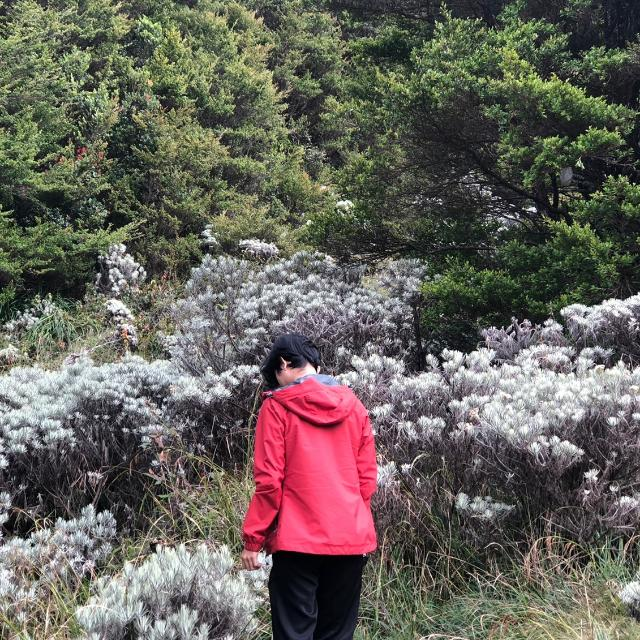
#> input picture PCD/Praktikum 7/rahmat.jpg, 640 x 640 px
$ jupyter execute ContranstEnhance_71.ipynb
#> lines starting #> are read from the running program, lines starting #| are printed output that depends on the picture
[cell 1]
# Import library yang dibutuhkan
import numpy as np
import matplotlib.pyplot as plt
import cv2

# membuat variabel image untuk membaca file rahmat.jpg
image = cv2.imread("rahmat.jpg", cv2.IMREAD_GRAYSCALE) # Membaca gambar dengan library opencv lalu dibuat terbaca dengan warna grayscale
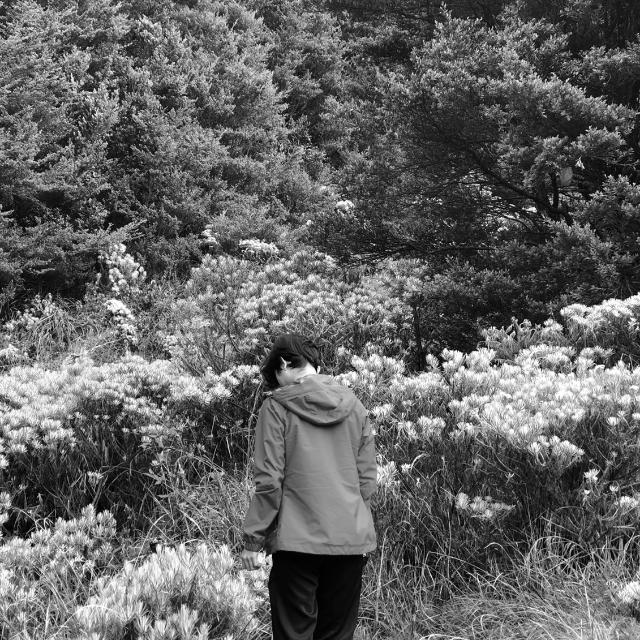
#> image: shape (640, 640); min 0, max 255, mean 98.9

# membuat variabel image_equalized untuk equalizing image
image_equalized = cv2.equalizeHist(image) # equalize berfungsi untuk meratakan intensitas pixel agar lebih merata untuk gambar pada  var. image
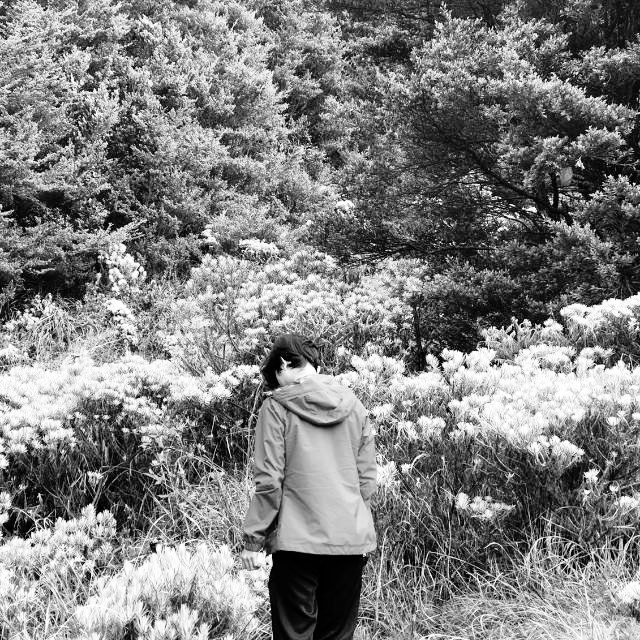
#> image_equalized: shape (640, 640); min 0, max 255, mean 127.9

# Penerapan Metode Contrast Limited Adaptive Histogram Equalization (CLAHE)
clahe = cv2.createCLAHE(clipLimit=2, tileGridSize=(8,8))
# Apply CLAHE to the original image
image_clahe = clahe.apply(image)
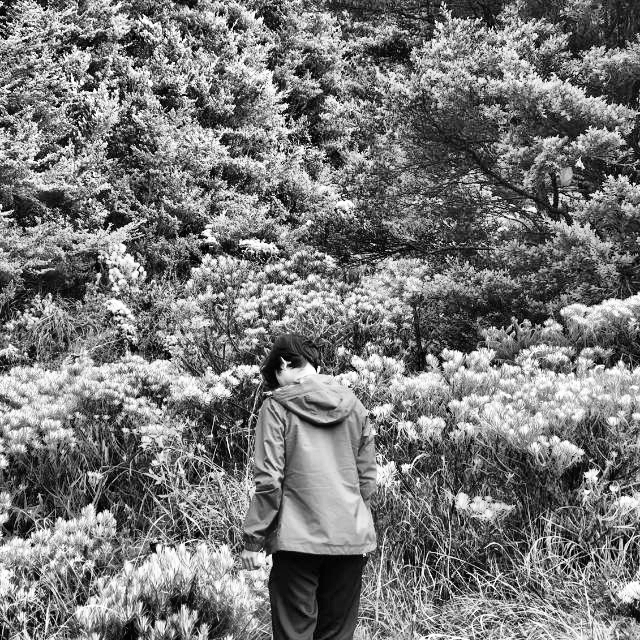
#> image_clahe: shape (640, 640); min 0, max 255, mean 120

# Penerapan metode Contrast Stretching (CS)
image_cs = np.zeros((image.shape[0],image.shape[1]),dtype = 'uint8') # Membuat array kosong dengan library numpy

# membuat variabel untuk menghitung nilai minimum dan maksimum dari image
min = np.min(image)
#> min = 0
max = np.max(image)
#> max = 255

for i in range(image.shape[0]):
    for j in range(image.shape[1]):
        image_cs[i,j] = 255*(image[i,j]-min)/(max-min)


# Penerapan Metode Perkalian Konstanta
# Membuat variabel image2 yang isinya image dan mengubahnya menjadi tipe data float
image2 = image.copy().astype(float)

# Mendapatkan dimensi gambar
m1, n1 = image2.shape
#> m1 = 640; n1 = 640

# Membuat array kosong dengan dimensi yang sama dengan gambar 'image2'
output1 = np.empty([m1, n1])


for baris in range(0, m1-1):# Melakukan perulangan untuk setiap baris dalam gambar
    for kolom in range(0, n1-1):# Melakukan perulangan untuk setiap kolom dalam gambar
        # Menginisialisasi variabel a1 dengan nilai baris dan variabel b1 dengan nilai kolom
        a1 = baris
        b1 = kolom
        output1[a1, b1] = image2[baris, kolom] * 1.9 # Mengalikan piksel pada posisi (baris, kolom) dengan 1.9 dan menyimpan hasilnya di output1

# Menampilkan hasil semua dalam 1 figure 5 baris 2 kolom berukuran 20x20
fig, axes = plt.subplots(5, 2, figsize=(20, 20))
ax = axes.ravel()

#  baris 1 , kolom 1 dan 2
ax[0].imshow(image, cmap=plt.cm.gray) #  menampilkan gambar original
ax[0].set_title("Citra Input") # judul gambar
ax[1].hist(image.ravel(), bins=256) # menampilkan histogram dengan intensitas maksimal pixel 256
ax[1].set_title('Histogram Input') # judul histogram

#  baris 2 , kolom 1 dan 2
ax[2].imshow(image_equalized, cmap=plt.cm.gray)
ax[2].set_title("Citra Output HE")
ax[3].hist(image_equalized.ravel(), bins=256)
ax[3].set_title('Histogram Output HE Method')

#  baris 3 , kolom 1 dan 2
ax[4].imshow(image_cs, cmap=plt.cm.gray)
ax[4].set_title("Citra Output CS")
ax[5].hist(image_cs.ravel(), bins=256)
ax[5].set_title('Histogram Output CS Method')

#  baris 4 , kolom 1 dan 2
ax[6].imshow(image_clahe, cmap=plt.cm.gray)
ax[6].set_title("Citra Grayscale CLAHE")
ax[7].hist(image_clahe.ravel(), bins=256)
ax[7].set_title('Histogram Output CLAHE Method')

#  baris 5 , kolom 1 dan 2
ax[8].imshow(output1, cmap=plt.cm.gray)
ax[8].set_title("Citra Grayscale Perkalian Konstanta")
ax[9].hist(output1.ravel(), bins=256)
ax[9].set_title('Histogram Output Perkalian Konstanta Method')

fig.tight_layout() # membuat padding pada suplot agar lebih rapih
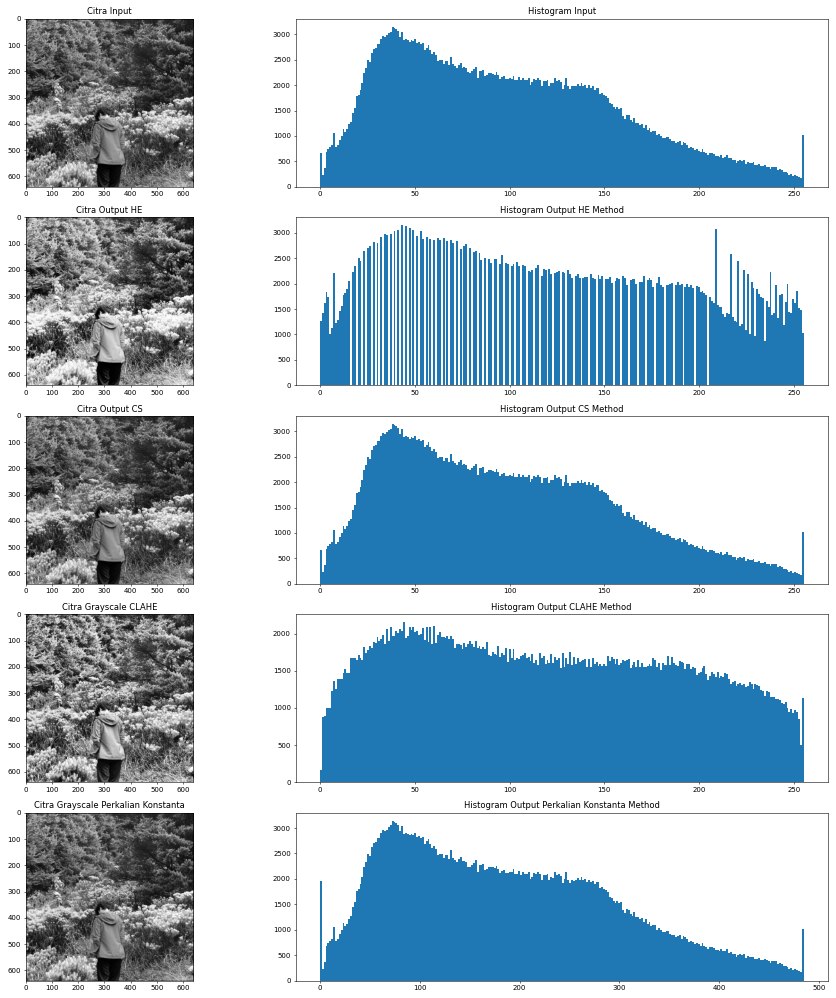
#> figure drawn by matplotlib, 10 panels; panel 2: tallest bar 3154 high, from x = 37.85 to 38.85; panel 4: tallest bar 3154 high, from x = 42.83 to 43.83; panel 6: tallest bar 3154 high, from x = 37.85 to 38.85; panel 8: tallest bar 2155 high, from x = 43.83 to 44.82

$ run again, with PCD/Praktikum 7/cat.png saved as PCD/Praktikum 7/rahmat.jpg
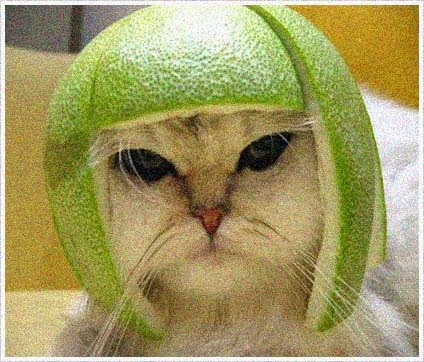
#> input picture PCD/Praktikum 7/cat.png, 424 x 362 px
#> `image_equalized = cv2.equalizeHist(image)`:
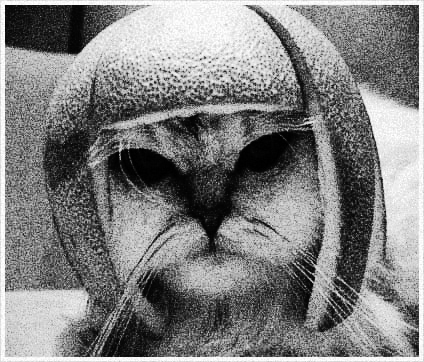
#> image_equalized: shape (362, 424); min 0, max 255, mean 128.4
#> `image_clahe = clahe.apply(image)`:
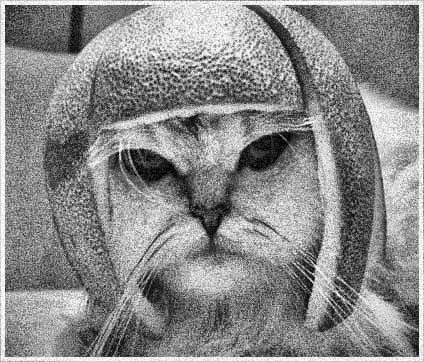
#> image_clahe: shape (362, 424); min 1, max 255, mean 138.4
#> min = 0
#> max = 255
